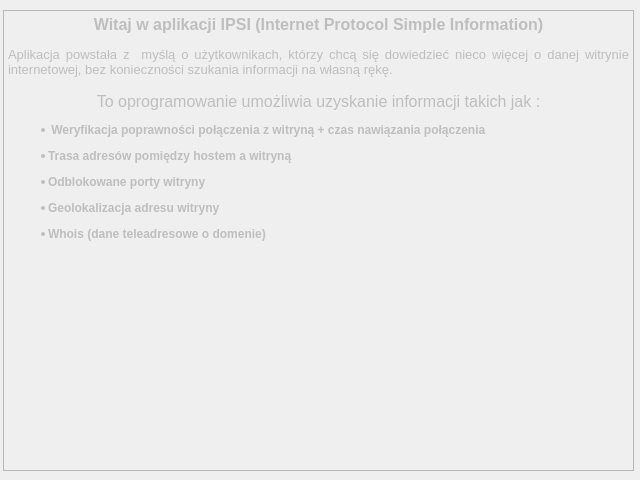
<?xml version="1.0" encoding="UTF-8"?>
<ui version="4.0">
 <class>Info</class>
 <widget class="QWidget" name="Info">
  <property name="geometry">
   <rect>
    <x>0</x>
    <y>0</y>
    <width>640</width>
    <height>480</height>
   </rect>
  </property>
  <property name="minimumSize">
   <size>
    <width>640</width>
    <height>480</height>
   </size>
  </property>
  <property name="maximumSize">
   <size>
    <width>640</width>
    <height>480</height>
   </size>
  </property>
  <property name="windowTitle">
   <string>Form</string>
  </property>
  <widget class="QTextEdit" name="appInfo">
   <property name="enabled">
    <bool>false</bool>
   </property>
   <property name="geometry">
    <rect>
     <x>3</x>
     <y>10</y>
     <width>631</width>
     <height>461</height>
    </rect>
   </property>
   <property name="html">
    <string>&lt;!DOCTYPE HTML PUBLIC &quot;-//W3C//DTD HTML 4.0//EN&quot; &quot;http://www.w3.org/TR/REC-html40/strict.dtd&quot;&gt;
&lt;html&gt;&lt;head&gt;&lt;meta name=&quot;qrichtext&quot; content=&quot;1&quot; /&gt;&lt;style type=&quot;text/css&quot;&gt;
p, li { white-space: pre-wrap; }
&lt;/style&gt;&lt;/head&gt;&lt;body style=&quot; font-family:'MS Shell Dlg 2'; font-size:8.25pt; font-weight:400; font-style:normal;&quot;&gt;
&lt;p align=&quot;center&quot; style=&quot; margin-top:0px; margin-bottom:0px; margin-left:0px; margin-right:0px; -qt-block-indent:0; text-indent:0px;&quot;&gt;&lt;span style=&quot; font-size:12pt; font-weight:600;&quot;&gt;Witaj w aplikacji IPSI (Internet Protocol Simple Information)&lt;/span&gt;&lt;/p&gt;
&lt;p style=&quot;-qt-paragraph-type:empty; margin-top:0px; margin-bottom:0px; margin-left:0px; margin-right:0px; -qt-block-indent:0; text-indent:0px;&quot;&gt;&lt;br /&gt;&lt;/p&gt;
&lt;p align=&quot;justify&quot; style=&quot; margin-top:0px; margin-bottom:0px; margin-left:0px; margin-right:0px; -qt-block-indent:0; text-indent:0px;&quot;&gt;&lt;span style=&quot; font-size:10pt;&quot;&gt;Aplikacja powstała z  myślą o użytkownikach, którzy chcą się dowiedzieć nieco więcej o danej witrynie internetowej, bez konieczności szukania informacji na własną rękę. &lt;/span&gt;&lt;/p&gt;
&lt;p align=&quot;justify&quot; style=&quot;-qt-paragraph-type:empty; margin-top:0px; margin-bottom:0px; margin-left:0px; margin-right:0px; -qt-block-indent:0; text-indent:0px; font-size:10pt;&quot;&gt;&lt;br /&gt;&lt;/p&gt;
&lt;p align=&quot;center&quot; style=&quot; margin-top:0px; margin-bottom:0px; margin-left:0px; margin-right:0px; -qt-block-indent:0; text-indent:0px;&quot;&gt;&lt;span style=&quot; font-size:12pt;&quot;&gt;To oprogramowanie umożliwia uzyskanie informacji takich jak :&lt;/span&gt;&lt;/p&gt;
&lt;ul style=&quot;margin-top: 0px; margin-bottom: 0px; margin-left: 0px; margin-right: 0px; -qt-list-indent: 1;&quot;&gt;&lt;li style=&quot; font-size:9pt;&quot; style=&quot; margin-top:12px; margin-bottom:12px; margin-left:0px; margin-right:0px; -qt-block-indent:0; text-indent:0px;&quot;&gt; &lt;span style=&quot; font-weight:600;&quot;&gt;Weryfikacja poprawności połączenia z witryną + czas nawiązania połączenia&lt;/span&gt;&lt;/li&gt;
&lt;li style=&quot; font-size:9pt; font-weight:600;&quot; style=&quot; margin-top:12px; margin-bottom:12px; margin-left:0px; margin-right:0px; -qt-block-indent:0; text-indent:0px;&quot;&gt;Trasa adresów pomiędzy hostem a witryną&lt;/li&gt;
&lt;li style=&quot; font-size:9pt; font-weight:600;&quot; style=&quot; margin-top:12px; margin-bottom:12px; margin-left:0px; margin-right:0px; -qt-block-indent:0; text-indent:0px;&quot;&gt;Odblokowane porty witryny&lt;/li&gt;
&lt;li style=&quot; font-size:9pt; font-weight:600;&quot; style=&quot; margin-top:12px; margin-bottom:12px; margin-left:0px; margin-right:0px; -qt-block-indent:0; text-indent:0px;&quot;&gt;Geolokalizacja adresu witryny&lt;/li&gt;
&lt;li style=&quot; font-size:9pt; font-weight:600;&quot; style=&quot; margin-top:12px; margin-bottom:12px; margin-left:0px; margin-right:0px; -qt-block-indent:0; text-indent:0px;&quot;&gt;Whois (dane teleadresowe o domenie)&lt;/li&gt;&lt;/ul&gt;
&lt;p align=&quot;justify&quot; style=&quot;-qt-paragraph-type:empty; margin-top:0px; margin-bottom:0px; margin-left:0px; margin-right:0px; -qt-block-indent:0; text-indent:0px; font-size:10pt;&quot;&gt;&lt;br /&gt;&lt;/p&gt;
&lt;p style=&quot;-qt-paragraph-type:empty; margin-top:0px; margin-bottom:0px; margin-left:0px; margin-right:0px; -qt-block-indent:0; text-indent:0px;&quot;&gt;&lt;br /&gt;&lt;/p&gt;&lt;/body&gt;&lt;/html&gt;</string>
   </property>
  </widget>
 </widget>
 <resources/>
 <connections/>
</ui>
